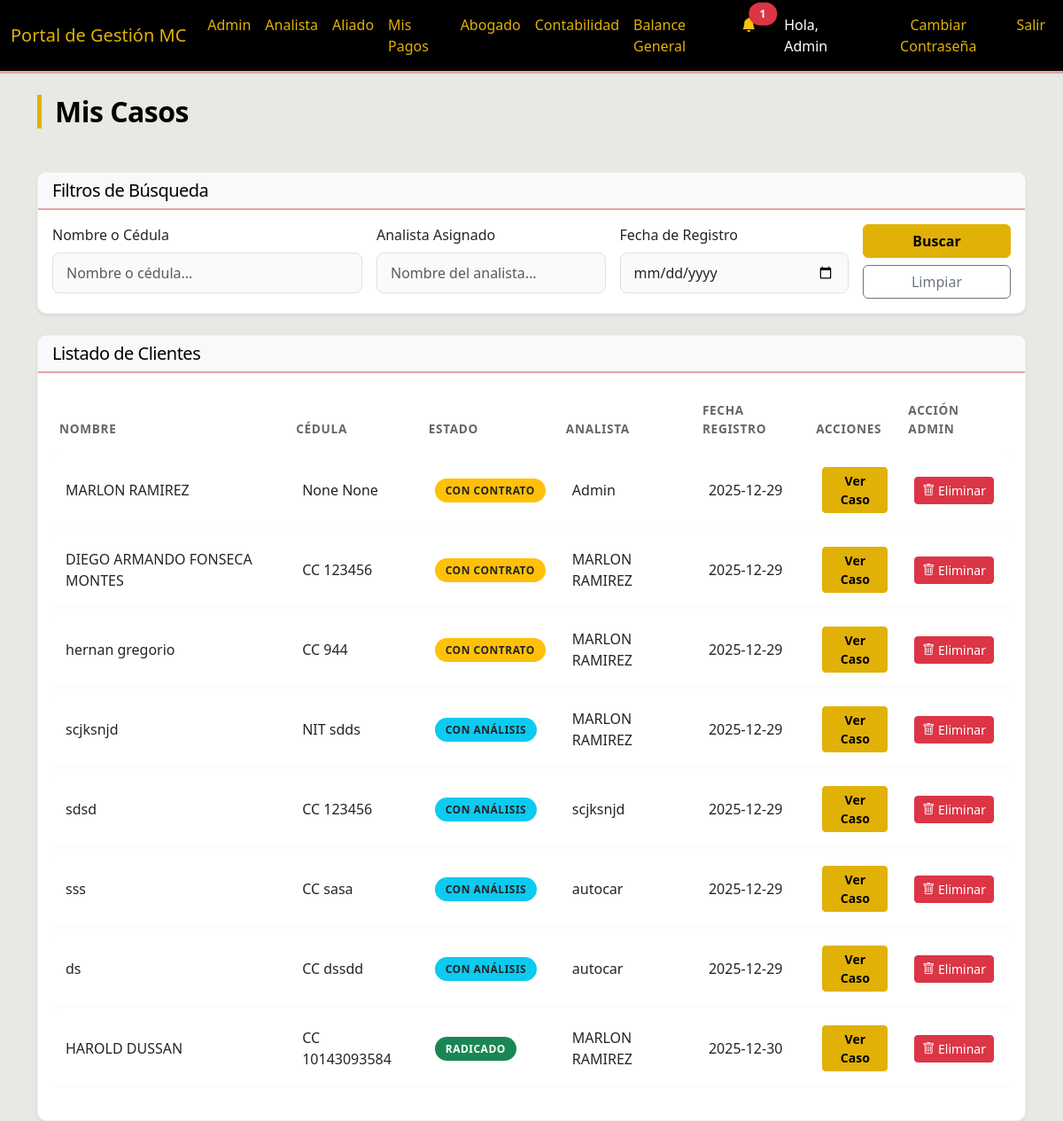
The page /lawyer (signed in) on the database as committed earlier.
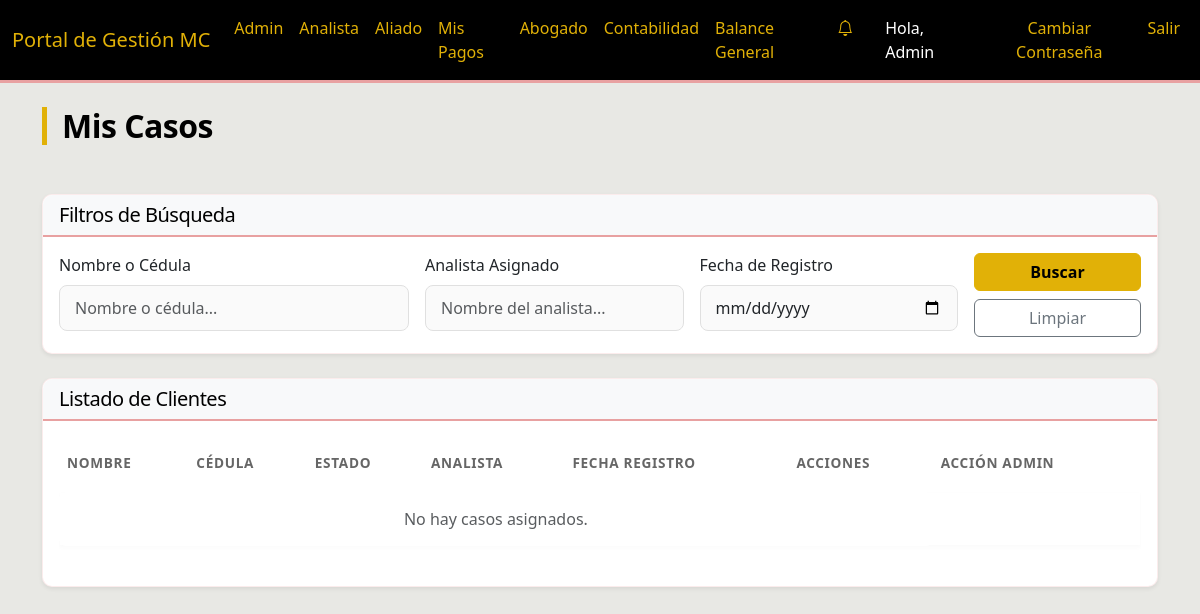
The same page on the database as committed later.
### models.py (models this page shows)
class Client(db.Model):
    id = db.Column(db.Integer, primary_key=True)
    nombre = db.Column(db.String(100))
    tipo_id = db.Column(db.String(20))
    numero_id = db.Column(db.String(20))
    contract_number = db.Column(db.String(50), nullable=True, unique=True)
    telefono = db.Column(db.String(20), nullable=False)
    email = db.Column(db.String(120))
    ciudad = db.Column(db.String(50))
    motivo_consulta = db.Column(db.Text)
    estado = db.Column(db.String(50), default=ClientStatus.NUEVO) # Use keys from ClientStatus
    analista_id = db.Column(db.Integer, db.ForeignKey('user.id'))
    abogado_id = db.Column(db.Integer, db.ForeignKey('user.id'))
    created_at = db.Column(db.DateTime, default=datetime.utcnow)
    conclusion_analisis = db.Column(db.Text) # New field for analysis conclusion
    last_status_update = db.Column(db.DateTime, default=datetime.utcnow) # New field for last status update
    login_user_id = db.Column(db.Integer, db.ForeignKey('user.id'), nullable=True) # Link to User
    analista = db.relationship('User', foreign_keys=[analista_id], backref='clientes_registrados')
    login_user = db.relationship('User', foreign_keys=[login_user_id], backref='client_profile')

class User(UserMixin, db.Model):
    id = db.Column(db.Integer, primary_key=True)
    nombre_completo = db.Column(db.String(100), nullable=False)
    telefono = db.Column(db.String(20))
    email = db.Column(db.String(120), unique=True, nullable=False)
    rol = db.Column(db.String(20), nullable=False)  # 'Admin', 'Analista', 'Abogado', 'Aliado'
    password = db.Column(db.String(200)) # Added password for auth
    payments = db.relationship('AllyPayment', backref='ally', lazy=True)

### routes/lawyer.py (the view)
@lawyer_bp.route('/lawyer')
@login_required
def lawyer_dashboard():
    if current_user.rol not in ['Abogado', 'Admin']:
        return redirect(url_for('main.index'))
    query = Client.query.filter(
        Client.estado.in_(['Pendiente_Analisis', 'Con_Analisis', 'Con_Contrato', 'Radicado', 'Finalizado', 'Finalizado_Proceso_Credito'])
    )
    if current_user.rol == 'Abogado':
        query = query.filter(Client.abogado_id == current_user.id)
    nombre = request.args.get('nombre')
    analista = request.args.get('analista')
    fecha = request.args.get('fecha')
    if nombre:
        query = query.filter((Client.nombre.ilike(f'%{nombre}%')) | (Client.numero_id.ilike(f'%{nombre}%')))
    if analista:
        query = query.join(Client.analista).filter(User.nombre_completo.ilike(f'%{analista}%'))
    if fecha:
        query = query.filter(func.date(Client.created_at) == fecha)
    clients = query.all()
    return render_template('lawyer/dashboard.html', clients=clients)

### app.py (called while the page is built)
@login_manager.user_loader
def load_user(user_id):
    return User.query.get(int(user_id))

### templates/lawyer/dashboard.html (shortened to what the changed rows need)
{% extends "base.html" %}
{% block content %}
<div class="d-flex justify-content-between align-items-center mb-4">
    <h2>Mis Casos</h2>
</div>
<div class="card shadow-sm">
    <div class="card-body">
        <div class="table-responsive">
            <table class="table table-hover">
                <thead>
                    <tr>
                        <th>Nombre</th>
                        <th>Cédula</th>
                        <th>Estado</th>
                        <th>Analista</th>
                        <th>Fecha Registro</th>
                        <th>Acciones</th>
                        {% if current_user.rol == 'Admin' %}
                        <th>Acción Admin</th>
                        {% endif %}
                    </tr>
                </thead>
                <tbody>
                    {% for client in clients %}
                    <tr>
                        <td>
                            {{ client.nombre }}
                        </td>
                        <td>{{ client.tipo_id }} {{ client.numero_id }}</td>
                        <td>
                            {% if client.estado == 'Pendiente_Analisis' %}
                            <span class="badge bg-primary">Pendiente Análisis</span>
                            {% elif client.estado == 'Con_Analisis' %}
                            <span class="badge bg-info text-dark">Con Análisis</span>
                            {% elif client.estado == 'Con_Contrato' %}
                            <span class="badge bg-warning text-dark">Con Contrato</span>
                            {% elif client.estado == 'Radicado' %}
                            <span class="badge bg-success">Radicado</span>
                            {% elif client.estado == 'Finalizado' %}
                            <span class="badge bg-dark">Finalizado</span>
                            {% else %}
                            <span class="badge bg-secondary">{{ client.estado }}</span>
                            {% endif %}
                        </td>
                        <td>{{ client.analista.nombre_completo if client.analista else '-' }}</td>
                        <td>{{ client.created_at.strftime('%Y-%m-%d') }}</td>
                        <td class="d-flex gap-1">
                            <a href="{{ url_for('main.client_detail', client_id=client.id) }}"
                                class="btn btn-sm btn-primary">Ver Caso</a>
                        </td>
                        {% if current_user.rol == 'Admin' %}
                        <td>
                            <form action="{{ url_for('admin.delete_client', client_id=client.id) }}" method="POST"
                                class="d-inline">
                                <button type="submit" class="btn btn-danger btn-sm"
                                    onclick="return confirm('¿ESTÁ SEGURO? Esta acción borrará al cliente y TODOS sus documentos, pagos e historial permanentemente.');">
                                    <i class="bi bi-trash"></i> Eliminar
                                </button>
                            </form>
                        </td>
                        {% endif %}
                    </tr>
                    {% else %}
                    <tr>
                        <td colspan="6" class="text-center text-muted">No hay casos asignados.</td>
                    </tr>
                    {% endfor %}
                </tbody>
            </table>
        </div>
    </div>
</div>
{% endblock %}

### templates/base.html (shortened to what this page needs)
<!DOCTYPE html>
<html lang="es">
<head>
    <link href="https://cdn.jsdelivr.net/npm/bootstrap@5.3.0/dist/css/bootstrap.min.css" rel="stylesheet">
    <link href="https://cdn.jsdelivr.net/npm/bootstrap-icons@1.7.2/font/bootstrap-icons.css" rel="stylesheet">
    <link rel="stylesheet" href="{{ url_for('static', filename='css/style.css') }}">
</head>
<body>
    <nav class="navbar navbar-expand-lg navbar-dark bg-dark">
        <div class="container-fluid">
            <a class="navbar-brand" href="#">Portal de Gestión MC</a>
            <div class="collapse navbar-collapse" id="navbarNav">
                <ul class="navbar-nav me-auto">
                    {% if current_user.is_authenticated %}
                    {% if current_user.rol == 'Admin' %}
                    <li class="nav-item"><a class="nav-link" href="{{ url_for('admin.admin_dashboard') }}">Admin</a>
                    </li>
                    {% endif %}
                    {% if current_user.rol == 'Analista' or current_user.rol == 'Admin' %}
                    <li class="nav-item"><a class="nav-link"
                            href="{{ url_for('analyst.analyst_dashboard') }}">Analista</a>
                    </li>
                    {% endif %}
                    {% if current_user.rol == 'Aliado' or current_user.rol == 'Admin' %}
                    <li class="nav-item"><a class="nav-link"
                            href="{{ url_for('aliados.aliados_dashboard') }}">Aliado</a>
                    </li>
                    <li class="nav-item"><a class="nav-link" href="{{ url_for('aliados.mis_pagos') }}">Mis Pagos</a>
                    </li>
                    {% endif %}
                    {% if current_user.rol == 'Abogado' or current_user.rol == 'Admin' %}
                    <li class="nav-item"><a class="nav-link" href="{{ url_for('lawyer.lawyer_dashboard') }}">Abogado</a>
                    </li>
                    <li class="nav-item"><a class="nav-link"
                            href="{{ url_for('main.accounting_dashboard') }}">Contabilidad</a>
                    </li>
                    <li class="nav-item"><a class="nav-link" href="{{ url_for('main.balance_general') }}">Balance
                            General</a>
                    </li>
                    {% endif %}
                    {% endif %}
                </ul>
                <ul class="navbar-nav">
                    {% if current_user.is_authenticated %}
                    <li class="nav-item dropdown me-3">
                        <a class="nav-link position-relative" href="#" id="navbarDropdownNotifications" role="button"
                            data-bs-toggle="dropdown" aria-expanded="false">
                            <i class="bi bi-bell{% if unread_messages_count > 0 %}-fill text-warning{% endif %}"></i>
                            {% if unread_messages_count > 0 %}
                            <span
                                class="position-absolute top-10 start-100 translate-middle badge rounded-pill bg-danger">
                                {{ unread_messages_count }}
                            </span>
                            {% endif %}
                        </a>
                    </li>
                    <li class="nav-item"><span class="nav-link text-light">Hola, {{ current_user.nombre_completo
                            }}</span></li>
                    <li class="nav-item">
                        <button type="button" class="btn btn-link nav-link" data-bs-toggle="modal"
                            data-bs-target="#changePasswordModal">
                            Cambiar Contraseña
                        </button>
                    </li>
                    <li class="nav-item"><a class="nav-link" href="{{ url_for('auth.logout') }}">Salir</a></li>
                    {% else %}
                    <li class="nav-item"><a class="nav-link" href="{{ url_for('auth.login') }}">Ingresar</a></li>
                    {% endif %}
                </ul>
            </div>
        </div>
    </nav>
    <div class="container mt-4">
        {% block content %}{% endblock %}
    </div>
</body>
</html>

Rows that differ between the two databases and show on the page:
removed Client: nombre "MARLON RAMIREZ", tipo_id "None", numero_id "None", estado "CON CONTRATO", analista "Admin", created_at "2025-12-29"
removed Client: nombre "DIEGO ARMANDO FONSECA MONTES", tipo_id "CC", numero_id "123456", estado "CON CONTRATO", analista "MARLON RAMIREZ", created_at "2025-12-29"
removed Client: nombre "hernan gregorio", tipo_id "CC", numero_id "944", estado "CON CONTRATO", analista "MARLON RAMIREZ", created_at "2025-12-29"
removed Client: nombre "scjksnjd", tipo_id "NIT", numero_id "sdds", estado "CON ANÁLISIS", analista "MARLON RAMIREZ", created_at "2025-12-29"
removed Client: nombre "sdsd", tipo_id "CC", numero_id "123456", estado "CON ANÁLISIS", analista "scjksnjd", created_at "2025-12-29"
removed Client: nombre "sss", tipo_id "CC", numero_id "sasa", estado "CON ANÁLISIS", analista "autocar", created_at "2025-12-29"
removed Client: nombre "ds", tipo_id "CC", numero_id "dssdd", estado "CON ANÁLISIS", analista "autocar", created_at "2025-12-29"
removed Client: nombre "HAROLD DUSSAN", tipo_id "CC", numero_id "10143093584", estado "RADICADO", analista "MARLON RAMIREZ", created_at "2025-12-30"
Other text that changed with them:
{{ unread_messages_count }}: "1" → (not shown)
text now shown: "No hay casos asignados."
